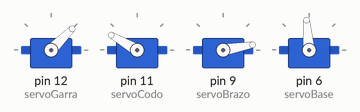
Simulated run of this sketch. Board: Arduino Uno, built with avr-gcc and run on an emulated ATmega328P. On the bench: 4 × servo.

Above: at 0.01 s.
At 0.81 s:
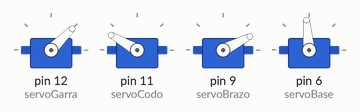
At 1.6 s:
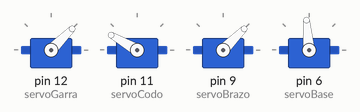
At 3.01 s:
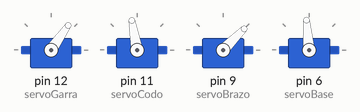
At 4.41 s:
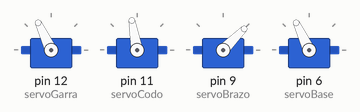
At 7.2 s:
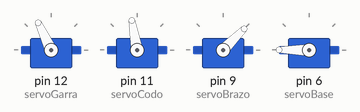
Timing chart, 0 to 8.7 s (numbered marks = the images above):
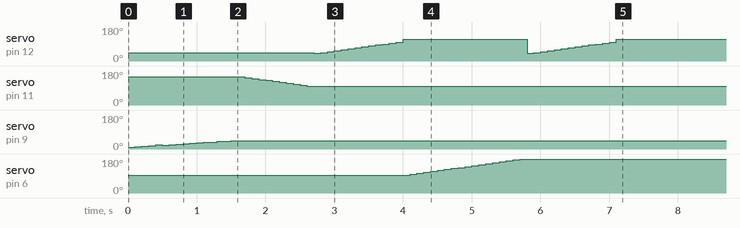

The sketch:

BRAZO_MATRIZ.ino
```cpp
//PROGRAMADORES
//MAURICIO CORONEL FLOREZ
//HAROLD PORTILLA
/// brazo == 25
#include <Servo.h>

Servo servoGarra;
Servo servoBrazo;
Servo servoCodo;
Servo servoBase;


int matriz [4][30]={{10,12,15,17,20,22,25,27,30,32,35,37,40,42,45},{150,145,140,135,130,125,120,115,110,105,100},{100,105,110,115,120,125,130,135,140,145,150,155,160,165,170,175,180},{40,45,50,55,60,65,70,75,80,85,90,95,100,115} };

void setup() {
servoGarra.attach(12);
servoGarra.write(45);
servoCodo.attach(11);
servoBrazo.attach(9);
servoBrazo.write(25);
servoBase.attach(6);
servoBase.write(95);
servoCodo.write(150);


  ////////////////////////// PRIMER MOVIIENTO DEL BRAZO


  servoBrazo.write(matriz[0][0]);
  delay(100);
  servoBrazo.write(matriz[0][1]);
  delay(100);
  servoBrazo.write(matriz[0][2]);
  delay(100);
  servoBrazo.write(matriz[0][3]);
  delay(100);
  servoBrazo.write(matriz[0][5]);
  delay (100);
  servoBrazo.write(matriz[0][4]);
  delay(100);
  servoBrazo.write(matriz[0][5]);
  delay(100);
  servoBrazo.write(matriz[0][6]);
  delay(100);
  servoBrazo.write(matriz[0][7]);
  delay(100);
  servoBrazo.write(matriz[0][8]);
  delay (100);
  servoBrazo.write(matriz[0][9]);
  delay(100);
  servoBrazo.write(matriz[0][10]);
  delay(100);
  servoBrazo.write(matriz[0][11]);
  delay (100);
  servoBrazo.write(matriz[0][12]);
  delay(100);
  servoBrazo.write(matriz[0][13]);
  delay(100);
  servoBrazo.write(matriz[0][14]);
  delay(100);


  servoCodo.write(matriz[1][0]);
  delay(100);
  servoCodo.write(matriz[1][1]);
  delay(100);
  servoCodo.write(matriz[1][2]);
  delay(100);
  servoCodo.write(matriz[1][3]);
  delay(100);
  servoCodo.write(matriz[1][4]);
  delay(100);
  servoCodo.write(matriz[1][5]);
  delay(100);
  servoCodo.write(matriz[1][6]);
  delay(100);
  servoCodo.write(matriz[1][7]);
  delay(100);
  servoCodo.write(matriz[1][8]);
  delay(100);
  servoCodo.write(matriz[1][9]);
  delay(100);
  servoCodo.write(matriz[1][10]);
  delay(100);


  servoGarra.write(170);
  servoGarra.write(matriz[3][0]);
  delay(100);
  servoGarra.write(matriz[3][1]);
  delay(100);
  servoGarra.write(matriz[3][2]);
  delay(100);
  servoGarra.write(matriz[3][3]);
  delay(100);
  servoGarra.write(matriz[3][4]);
  delay(100);
  servoGarra.write(matriz[3][5]);
  delay(100);
  servoGarra.write(matriz[3][6]);
  delay(100);
  servoGarra.write(matriz[3][7]);
  delay(100);
  servoGarra.write(matriz[3][8]);
  delay(100);
  servoGarra.write(matriz[3][9]);
  delay(100);
  servoGarra.write(matriz[3][10]);
  delay(100);
  servoGarra.write(matriz[3][11]);
  delay(100);
  servoGarra.write(matriz[3][12]);
  delay(100);
  servoGarra.write(matriz[3][13]);
  delay(100);

  servoBase.write(matriz[2][0]);
  delay(100);
  servoBase.write(matriz[2][1]);
  delay(100);
  servoBase.write(matriz[2][2]);
  delay(100);
  servoBase.write(matriz[2][3]);
  delay(100);
  servoBase.write(matriz[2][4]);
  delay(100);
  servoBase.write(matriz[2][5]);
  delay(100);
  servoBase.write(matriz[2][6]);
  delay(100);
  servoBase.write(matriz[2][7]);
  delay(100);
  servoBase.write(matriz[2][8]);
  delay(100);
  servoBase.write(matriz[2][9]);
  delay(100);
  servoBase.write(matriz[2][10]);
  delay(100);
  servoBase.write(matriz[2][11]);
  delay(100);
  servoBase.write(matriz[2][12]);
  delay(100);
  servoBase.write(matriz[2][13]);
  delay(100);
  servoBase.write(matriz[2][14]);
  delay(100);
  servoBase.write(matriz[2][15]);
  delay(100);
  servoBase.write(matriz[2][16]);
  delay(100);

  servoGarra.write(170);
  servoGarra.write(matriz[3][0]);
  delay(100);
  servoGarra.write(matriz[3][1]);
  delay(100);
  servoGarra.write(matriz[3][2]);
  delay(100);
  servoGarra.write(matriz[3][3]);
  delay(100);
  servoGarra.write(matriz[3][4]);
  delay(100);
  servoGarra.write(matriz[3][5]);
  delay(100);
  servoGarra.write(matriz[3][6]);
  delay(100);
  servoGarra.write(matriz[3][7]);
  delay(100);
  servoGarra.write(matriz[3][8]);
  delay(100);
  servoGarra.write(matriz[3][9]);
  delay(100);
  servoGarra.write(matriz[3][10]);
  delay(100);
  servoGarra.write(matriz[3][11]);
  delay(100);
  servoGarra.write(matriz[3][12]);
  delay(100);
  servoGarra.write(matriz[3][13]);
  delay(100);

}

void loop() {
/////////////////////////////////////////////////////////////////////////////////////////////////////////////
}
```
